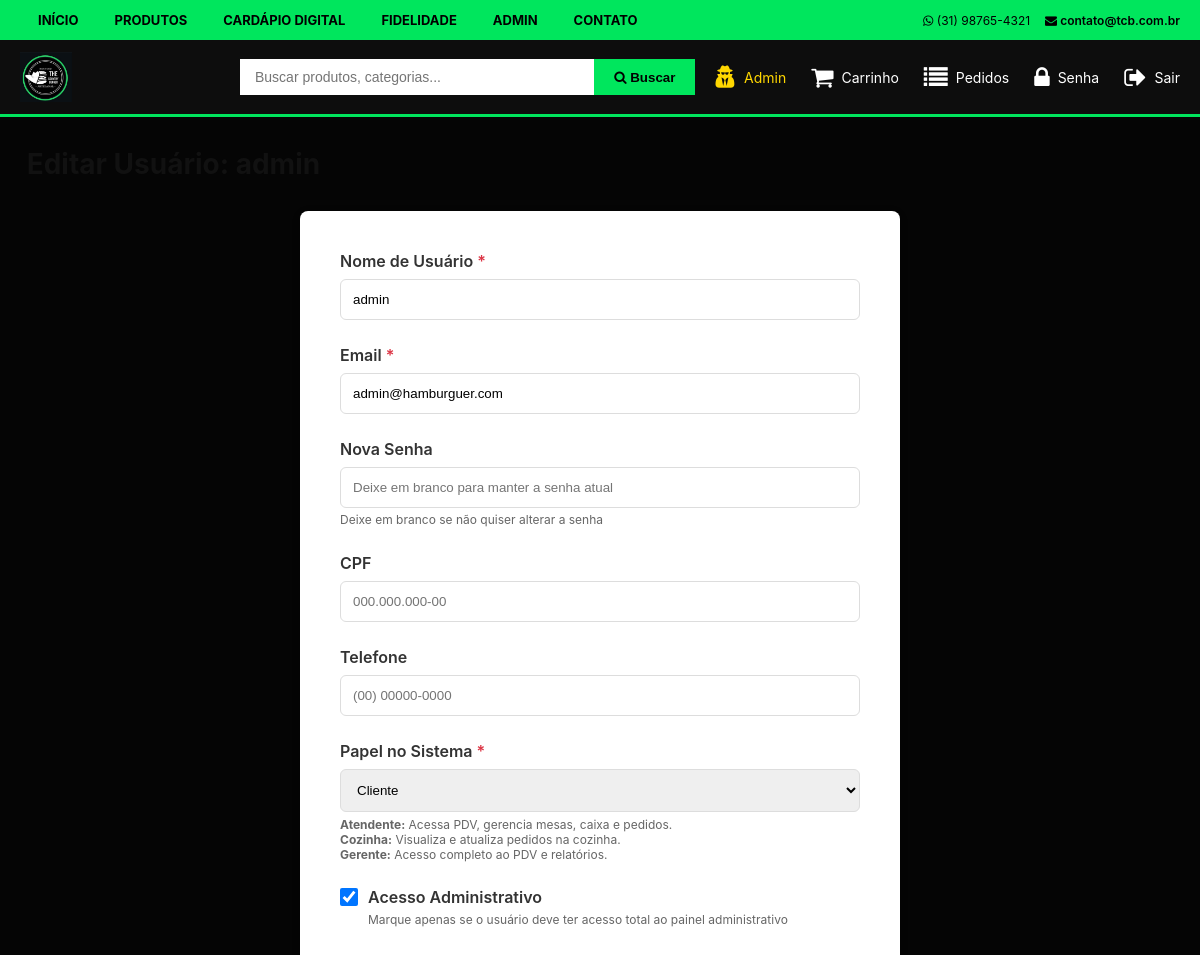
The page /admin/usuarios/editar/1 (signed in, upper part) on the database as committed earlier.
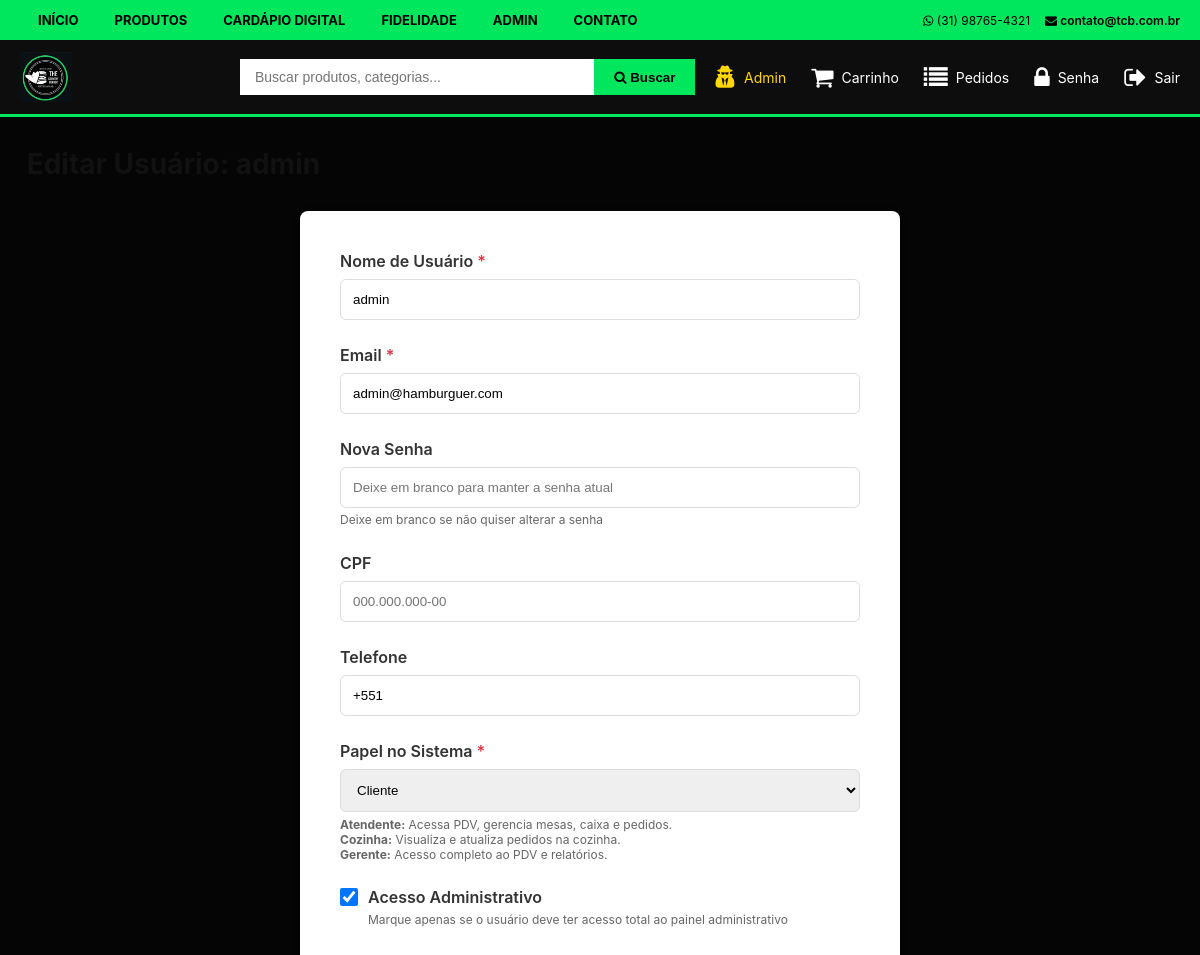
The same page on the database as committed later.
### app/models.py (models this page shows, shortened)
class User(UserMixin, db.Model):
    id = db.Column(db.Integer, primary_key=True)
    username = db.Column(db.String(80), nullable=False)
    email = db.Column(db.String(120), unique=True, nullable=True)
    password_hash = db.Column(db.String(200), nullable=True)
    cpf = db.Column(db.String(14), nullable=True)
    phone = db.Column(db.String(20), unique=True, nullable=False)
    is_admin = db.Column(db.Boolean, default=False)
    role = db.Column(db.String(20), default='customer')
    created_at = db.Column(db.DateTime, default=utcnow_brasilia)
    wishlists = db.relationship('Wishlist', backref='user', lazy=True, cascade='all, delete-orphan')
    reviews = db.relationship('Review', backref='user', lazy=True, cascade='all, delete-orphan')

### app/routes/admin.py (the view, shortened to what this page needs)
@admin_bp.route('/usuarios/editar/<int:user_id>', methods=['GET', 'POST'])
@login_required
@admin_required
def edit_user(user_id):
    user = User.query.get_or_404(user_id)
    return render_template('admin/edit_user.html', user=user)

### app/models.py (called while the page is built)
    @staticmethod
    def get_setting(key, default=None):
        setting = StoreSettings.query.filter_by(setting_key=key).first()
        return setting.setting_value if setting else default

### app/routes/admin.py (called while the page is built)
def admin_required(f):
    @wraps(f)
    def decorated_function(*args, **kwargs):
        if not current_user.is_authenticated or not current_user.is_admin:
            flash('Acesso restrito a administradores.', 'danger')
            return redirect(url_for('main.index'))
        return f(*args, **kwargs)
    return decorated_function

### app/templates/admin/edit_user.html (shortened to what the changed rows need)
{% extends "base.html" %}
{% block content %}
<div class="content_section" style="margin-top: 30px;">
    <h2 style="font-size: 28px; margin-bottom: 30px; color: #111;">
    </h2>
    <div style="background: #fff; padding: 40px; border-radius: 8px; box-shadow: 0 2px 10px rgba(0,0,0,0.1); max-width: 600px; margin: 0 auto;">
        <form method="POST">
            <div style="margin-bottom: 25px;">
                <label style="display: block; margin-bottom: 8px; font-weight: 600; color: #333;">
                    Nome de Usuário <span style="color: #dc3545;">*</span>
                </label>
                <input type="text" name="username" value="{{ user.username }}" required class="input" style="width: 100%; padding: 12px; border: 1px solid #ddd; border-radius: 6px;" placeholder="Digite o nome de usuário">
            </div>
            <div style="margin-bottom: 25px;">
                <label style="display: block; margin-bottom: 8px; font-weight: 600; color: #333;">
                    Email <span style="color: #dc3545;">*</span>
                </label>
                <input type="email" name="email" value="{{ user.email }}" required class="input" style="width: 100%; padding: 12px; border: 1px solid #ddd; border-radius: 6px;" placeholder="Digite o email">
            </div>
            <div style="margin-bottom: 25px;">
                <label style="display: block; margin-bottom: 8px; font-weight: 600; color: #333;">Telefone</label>
                <input type="tel" name="phone" value="{{ user.phone if user.phone else '' }}" class="input" style="width: 100%; padding: 12px; border: 1px solid #ddd; border-radius: 6px;" placeholder="(00) 00000-0000">
            </div>
            <div style="margin-bottom: 25px;">
                <label style="display: block; margin-bottom: 8px; font-weight: 600; color: #333;">
                    Papel no Sistema <span style="color: #dc3545;">*</span>
                </label>
                <select name="role" required class="input" style="width: 100%; padding: 12px; border: 1px solid #ddd; border-radius: 6px;">
                    <option value="customer" {% if user.role == 'customer' %}selected{% endif %}>Cliente</option>
                </select>
                <small style="color: #666; font-size: 12px; display: block; margin-top: 5px;">
                    <strong>Atendente:</strong> Acessa PDV, gerencia mesas, caixa e pedidos.<br>
                    <strong>Cozinha:</strong> Visualiza e atualiza pedidos na cozinha.<br>
                    <strong>Gerente:</strong> Acesso completo ao PDV e relatórios.
                </small>
            </div>
            <div style="margin-bottom: 30px;">
                <label style="display: flex; align-items: center; cursor: pointer;">
                    <input type="checkbox" name="is_admin" {% if user.is_admin %}checked{% endif %} style="margin-right: 10px; width: 18px; height: 18px;">
                    <span style="font-weight: 600; color: #333;">Acesso Administrativo</span>
                </label>
            </div>
        </form>
    </div>
</div>
{% endblock %}

Rows that differ between the two databases and show on the page:
changed User "admin": phone (not shown) → "+551"
